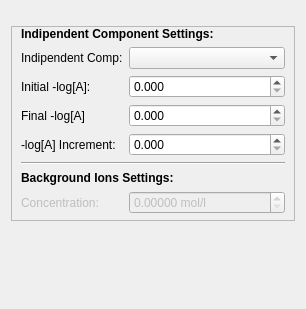
                 <widget class="QWidget" name="page_2">
                  <property name="sizePolicy">
                   <sizepolicy hsizetype="Maximum" vsizetype="Preferred">
                    <horstretch>0</horstretch>
                    <verstretch>0</verstretch>
                   </sizepolicy>
                  </property>
                  <layout class="QHBoxLayout" name="horizontalLayout_10">
                   <item>
                    <widget class="QWidget" name="widget_11" native="true">
                     <property name="sizePolicy">
                      <sizepolicy hsizetype="Expanding" vsizetype="Preferred">
                       <horstretch>0</horstretch>
                       <verstretch>0</verstretch>
                      </sizepolicy>
                     </property>
                     <property name="minimumSize">
                      <size>
                       <width>263</width>
                       <height>287</height>
                      </size>
                     </property>
                     <layout class="QVBoxLayout" name="verticalLayout_11">
                      <property name="leftMargin">
                       <number>0</number>
                      </property>
                      <property name="topMargin">
                       <number>15</number>
                      </property>
                      <property name="rightMargin">
                       <number>0</number>
                      </property>
                      <property name="bottomMargin">
                       <number>0</number>
                      </property>
                      <item>
                       <widget class="QFrame" name="frame_2">
                        <property name="sizePolicy">
                         <sizepolicy hsizetype="Minimum" vsizetype="Maximum">
                          <horstretch>0</horstretch>
                          <verstretch>0</verstretch>
                         </sizepolicy>
                        </property>
                        <property name="minimumSize">
                         <size>
                          <width>284</width>
                          <height>0</height>
                         </size>
                        </property>
                        <property name="frameShape">
                         <enum>QFrame::StyledPanel</enum>
                        </property>
                        <property name="frameShadow">
                         <enum>QFrame::Raised</enum>
                        </property>
                        <layout class="QFormLayout" name="formLayout_2">
                         <property name="topMargin">
                          <number>0</number>
                         </property>
                         <property name="bottomMargin">
                          <number>6</number>
                         </property>
                         <item row="0" column="0" colspan="2">
                          <widget class="QLabel" name="label_9">
                           <property name="text">
                            <string>&lt;html&gt;&lt;head/&gt;&lt;body&gt;&lt;p&gt;&lt;span style=&quot; font-weight:600;&quot;&gt;Indipendent Component Settings:&lt;/span&gt;&lt;/p&gt;&lt;/body&gt;&lt;/html&gt;</string>
                           </property>
                          </widget>
                         </item>
                         <item row="2" column="0">
                          <widget class="QLabel" name="initialLog_label">
                           <property name="text">
                            <string>Initial -log[A]:</string>
                           </property>
                          </widget>
                         </item>
                         <item row="2" column="1">
                          <widget class="CustomSpinBox" name="initialLog">
                           <property name="statusTip">
                            <string>Initial Log value of the indipendent component.</string>
                           </property>
                           <property name="decimals">
                            <number>3</number>
                           </property>
                           <property name="maximum">
                            <double>900.000000000000000</double>
                           </property>
                           <property name="singleStep">
                            <double>0.050000000000000</double>
                           </property>
                          </widget>
                         </item>
                         <item row="3" column="0">
                          <widget class="QLabel" name="finalLog_label">
                           <property name="text">
                            <string>Final -log[A]</string>
                           </property>
                          </widget>
                         </item>
                         <item row="3" column="1">
                          <widget class="CustomSpinBox" name="finalLog">
                           <property name="statusTip">
                            <string>Final Log value of the indipendent component.</string>
                           </property>
                           <property name="decimals">
                            <number>3</number>
                           </property>
                           <property name="maximum">
                            <double>900.000000000000000</double>
                           </property>
                           <property name="singleStep">
                            <double>0.050000000000000</double>
                           </property>
                          </widget>
                         </item>
                         <item row="4" column="0">
                          <widget class="QLabel" name="logInc_label">
                           <property name="text">
                            <string>-log[A] Increment:</string>
                           </property>
                          </widget>
                         </item>
                         <item row="4" column="1">
                          <widget class="CustomSpinBox" name="logInc">
                           <property name="statusTip">
                            <string>Log increment of the indipendent component at each point.</string>
                           </property>
                           <property name="decimals">
                            <number>3</number>
                           </property>
                           <property name="maximum">
                            <double>900.000000000000000</double>
                           </property>
                           <property name="singleStep">
                            <double>0.050000000000000</double>
                           </property>
                          </widget>
                         </item>
                         <item row="5" column="0" colspan="2">
                          <widget class="Line" name="line_3">
                           <property name="orientation">
                            <enum>Qt::Horizontal</enum>
                           </property>
                          </widget>
                         </item>
                         <item row="6" column="0" colspan="2">
                          <widget class="QLabel" name="label_16">
                           <property name="text">
                            <string>&lt;html&gt;&lt;head/&gt;&lt;body&gt;&lt;p&gt;&lt;span style=&quot; font-weight:600;&quot;&gt;Background Ions Settings:&lt;/span&gt;&lt;/p&gt;&lt;/body&gt;&lt;/html&gt;</string>
                           </property>
                          </widget>
                         </item>
                         <item row="7" column="0">
                          <widget class="QLabel" name="cback_label">
                           <property name="enabled">
                            <bool>false</bool>
                           </property>
                           <property name="text">
                            <string>Concentration:</string>
                           </property>
                          </widget>
                         </item>
                         <item row="7" column="1">
                          <widget class="CustomSpinBox" name="cback">
                           <property name="enabled">
                            <bool>false</bool>
                           </property>
                           <property name="toolTip">
                            <string>Sum of the concentrations of ionic species that do not take part in the reactions.</string>
                           </property>
                           <property name="statusTip">
                            <string>Sum of the concentrations of ionic species that do not take part in the reactions.</string>
                           </property>
                           <property name="suffix">
                            <string> mol/l</string>
                           </property>
                           <property name="decimals">
                            <number>5</number>
                           </property>
                           <property name="maximum">
                            <double>900.000000000000000</double>
                           </property>
                           <property name="singleStep">
                            <double>0.050000000000000</double>
                           </property>
                          </widget>
                         </item>
                         <item row="1" column="0">
                          <widget class="QLabel" name="indComp_label">
                           <property name="text">
                            <string>Indipendent Comp:</string>
                           </property>
                          </widget>
                         </item>
                         <item row="1" column="1">
                          <widget class="CustomComboBox" name="indComp">
                           <property name="statusTip">
                            <string>Component to be considered indipendent.</string>
                           </property>
                          </widget>
                         </item>
                        </layout>
                       </widget>
                      </item>
                      <item>
                       <spacer name="verticalSpacer_6">
                        <property name="orientation">
                         <enum>Qt::Vertical</enum>
                        </property>
                        <property name="sizeHint" stdset="0">
                         <size>
                          <width>20</width>
                          <height>40</height>
                         </size>
                        </property>
                       </spacer>
                      </item>
                     </layout>
                    </widget>
                   </item>
                  </layout>
                 </widget>
